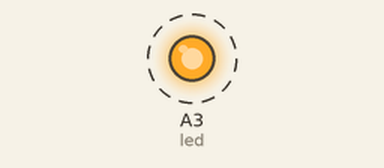
Recording of a sketch running on a simulated Arduino Uno, built with avr-gcc and run on an emulated ATmega328P. Parts: output pins drawn as LEDs (lit = HIGH). Dashed ring = blinking. What the sketch prints to the serial monitor is not drawn.

Above: at 0.7 s.
Timing chart, 0 to 4.8 s (numbered marks = the images above):
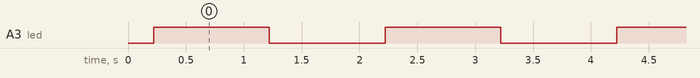

The sketch:

dummyData.ino
```cpp
int count = 0;
int led = A3;
float movement = .1;
float longitude = 4043.5715;
float lattitude = 7400.2783;

void setup(){
  Serial.begin(9600);
  while(!Serial);
  Serial.println("GPS4043.5715N, 7400.2783W");
  delay(20);
  Serial.println("GPS4043.5715N, 7400.2783W");
  delay(20);
  Serial.println("GPS4043.5715N, 7400.2783W");
  delay(20);
  Serial.println("GPS4043.5715N, 7400.2783W");
  delay(20);
  Serial.println("GPS4043.5715N, 7400.2783W");
  delay(20);
  Serial.println("<375");
  delay(20);
  Serial.println("<373");
  delay(20);
  Serial.println("<372");
  delay(20);
  Serial.println("<376");
  delay(20);
  Serial.println("<378");
  delay(20);
  Serial.println("<379");
  delay(20);
  Serial.println("close");
  pinMode(led, OUTPUT);
}

void loop(){
  digitalWrite(led, HIGH);   // turn the LED on (HIGH is the voltage level)
  delay(1000);               // wait for a second
  digitalWrite(led, LOW);    // turn the LED off by making the voltage LOW
  delay(1000);

}
```

Measured:
- by itself, A3 (led): alternates HIGH for 1.0 s and LOW for 1.0 s
